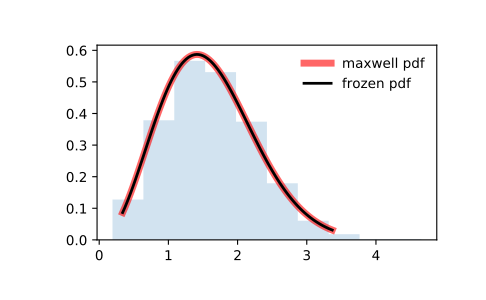

Write the Python code that produced this figure.
from scipy.stats import maxwell
import matplotlib.pyplot as plt
fig, ax = plt.subplots(1, 1)

# Calculate a few first moments:

mean, var, skew, kurt = maxwell.stats(moments='mvsk')

# Display the probability density function (``pdf``):

x = np.linspace(maxwell.ppf(0.01),
                maxwell.ppf(0.99), 100)
ax.plot(x, maxwell.pdf(x),
       'r-', lw=5, alpha=0.6, label='maxwell pdf')

# Alternatively, the distribution object can be called (as a function)
# to fix the shape, location and scale parameters. This returns a "frozen"
# RV object holding the given parameters fixed.

# Freeze the distribution and display the frozen ``pdf``:

rv = maxwell()
ax.plot(x, rv.pdf(x), 'k-', lw=2, label='frozen pdf')

# Check accuracy of ``cdf`` and ``ppf``:

vals = maxwell.ppf([0.001, 0.5, 0.999])
np.allclose([0.001, 0.5, 0.999], maxwell.cdf(vals))
# True

# Generate random numbers:

r = maxwell.rvs(size=1000)

# And compare the histogram:

ax.hist(r, density=True, histtype='stepfilled', alpha=0.2)
ax.legend(loc='best', frameon=False)
plt.show()
